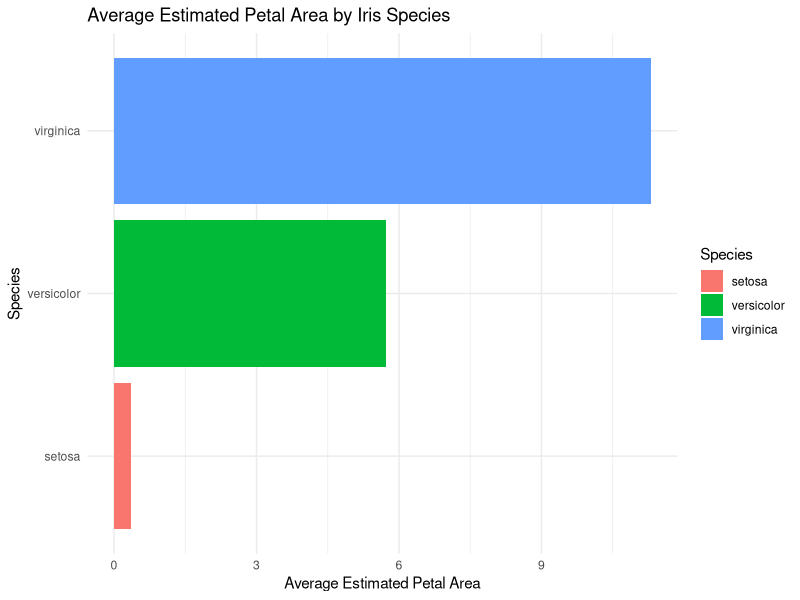
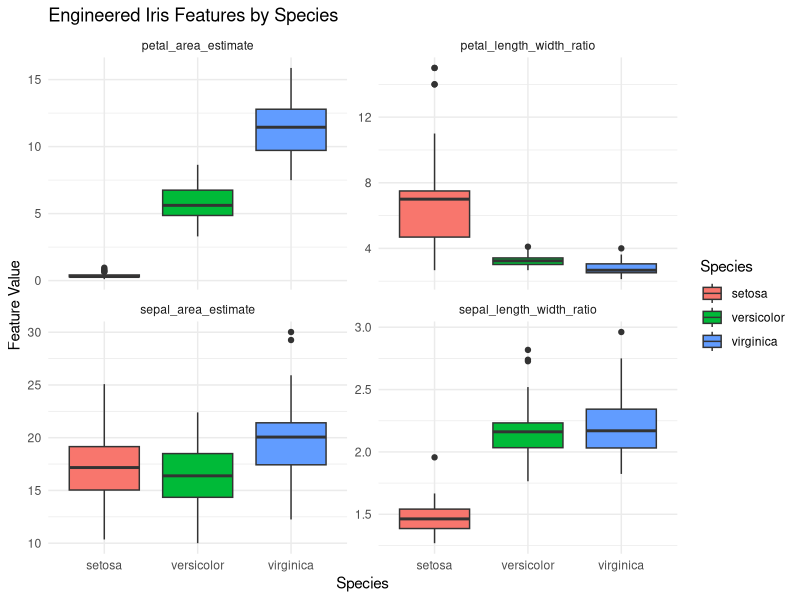
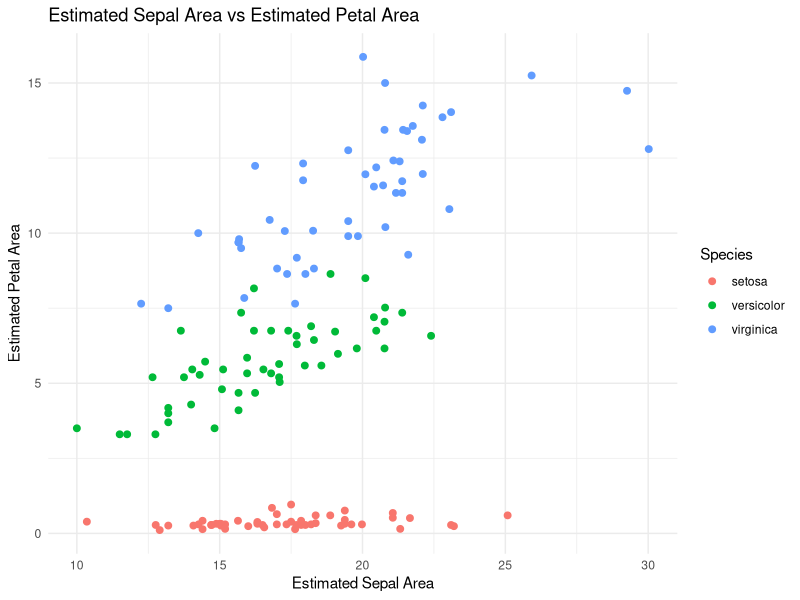

Source code (R) for these figures, in order:
## ---- chunk 1
knitr::opts_chunk$set(message = FALSE, warning = FALSE)
library(tidyverse)
## ---- chunk 2
data(iris)

iris_tbl <- as_tibble(iris)

glimpse(iris_tbl)
## ---- chunk 3
iris_features <- iris_tbl %>%
  mutate(
    petal_length_width_ratio = Petal.Length / Petal.Width,
    sepal_length_width_ratio = Sepal.Length / Sepal.Width,
    petal_area_estimate = Petal.Length * Petal.Width,
    sepal_area_estimate = Sepal.Length * Sepal.Width
  )

head(iris_features)
## ---- chunk 4
species_feature_summary <- iris_features %>%
  group_by(Species) %>%
  summarise(
    avg_petal_ratio = mean(petal_length_width_ratio),
    avg_sepal_ratio = mean(sepal_length_width_ratio),
    avg_petal_area = mean(petal_area_estimate),
    avg_sepal_area = mean(sepal_area_estimate),
    .groups = "drop"
  ) %>%
  arrange(desc(avg_petal_area))

species_feature_summary
## ---- chunk 5
ggplot(species_feature_summary, aes(x = reorder(Species, avg_petal_area), y = avg_petal_area, fill = Species)) +
  geom_col() +
  coord_flip() +
  labs(
    title = "Average Estimated Petal Area by Iris Species",
    x = "Species",
    y = "Average Estimated Petal Area"
  ) +
  theme_minimal()
## ---- chunk 6
iris_features_long <- iris_features %>%
  select(
    Species,
    petal_length_width_ratio,
    sepal_length_width_ratio,
    petal_area_estimate,
    sepal_area_estimate
  ) %>%
  pivot_longer(
    cols = -Species,
    names_to = "engineered_feature",
    values_to = "value"
  )

head(iris_features_long)
## ---- chunk 7
ggplot(iris_features_long, aes(x = Species, y = value, fill = Species)) +
  geom_boxplot() +
  facet_wrap(~ engineered_feature, scales = "free_y") +
  labs(
    title = "Engineered Iris Features by Species",
    x = "Species",
    y = "Feature Value"
  ) +
  theme_minimal()
## ---- chunk 8
ggplot(iris_features, aes(x = sepal_area_estimate, y = petal_area_estimate, color = Species)) +
  geom_point(size = 2) +
  labs(
    title = "Estimated Sepal Area vs Estimated Petal Area",
    x = "Estimated Sepal Area",
    y = "Estimated Petal Area"
  ) +
  theme_minimal()
